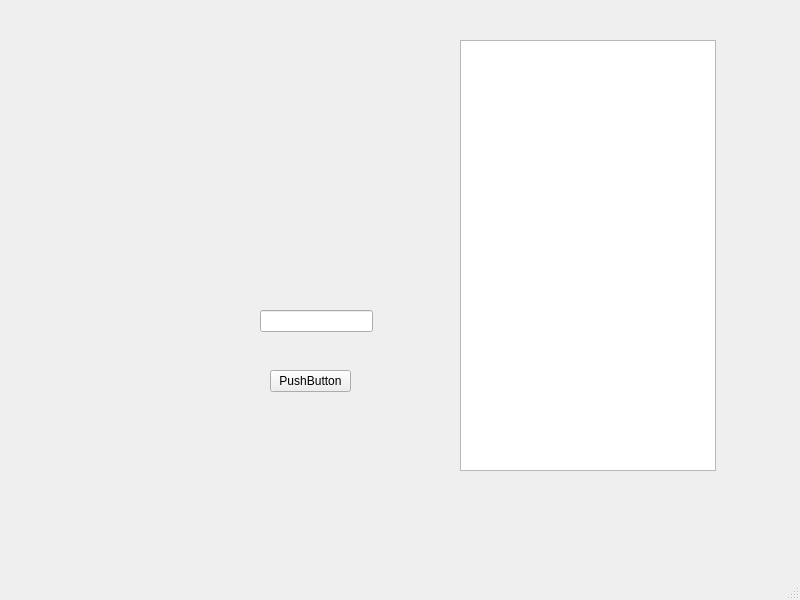
<?xml version="1.0" encoding="UTF-8"?>
<ui version="4.0">
 <class>MainWindow</class>
 <widget class="QMainWindow" name="MainWindow">
  <property name="geometry">
   <rect>
    <x>0</x>
    <y>0</y>
    <width>800</width>
    <height>600</height>
   </rect>
  </property>
  <property name="windowTitle">
   <string>MainWindow</string>
  </property>
  <widget class="QWidget" name="centralwidget">
   <widget class="QPushButton" name="button">
    <property name="geometry">
     <rect>
      <x>270</x>
      <y>370</y>
      <width>81</width>
      <height>22</height>
     </rect>
    </property>
    <property name="text">
     <string>PushButton</string>
    </property>
   </widget>
   <widget class="QLineEdit" name="textField">
    <property name="geometry">
     <rect>
      <x>260</x>
      <y>310</y>
      <width>113</width>
      <height>22</height>
     </rect>
    </property>
   </widget>
   <widget class="QListWidget" name="listWidget">
    <property name="geometry">
     <rect>
      <x>460</x>
      <y>40</y>
      <width>256</width>
      <height>431</height>
     </rect>
    </property>
   </widget>
  </widget>
  <widget class="QMenuBar" name="menubar">
   <property name="geometry">
    <rect>
     <x>0</x>
     <y>0</y>
     <width>800</width>
     <height>21</height>
    </rect>
   </property>
  </widget>
  <widget class="QStatusBar" name="statusbar"/>
 </widget>
 <resources/>
 <connections/>
</ui>
